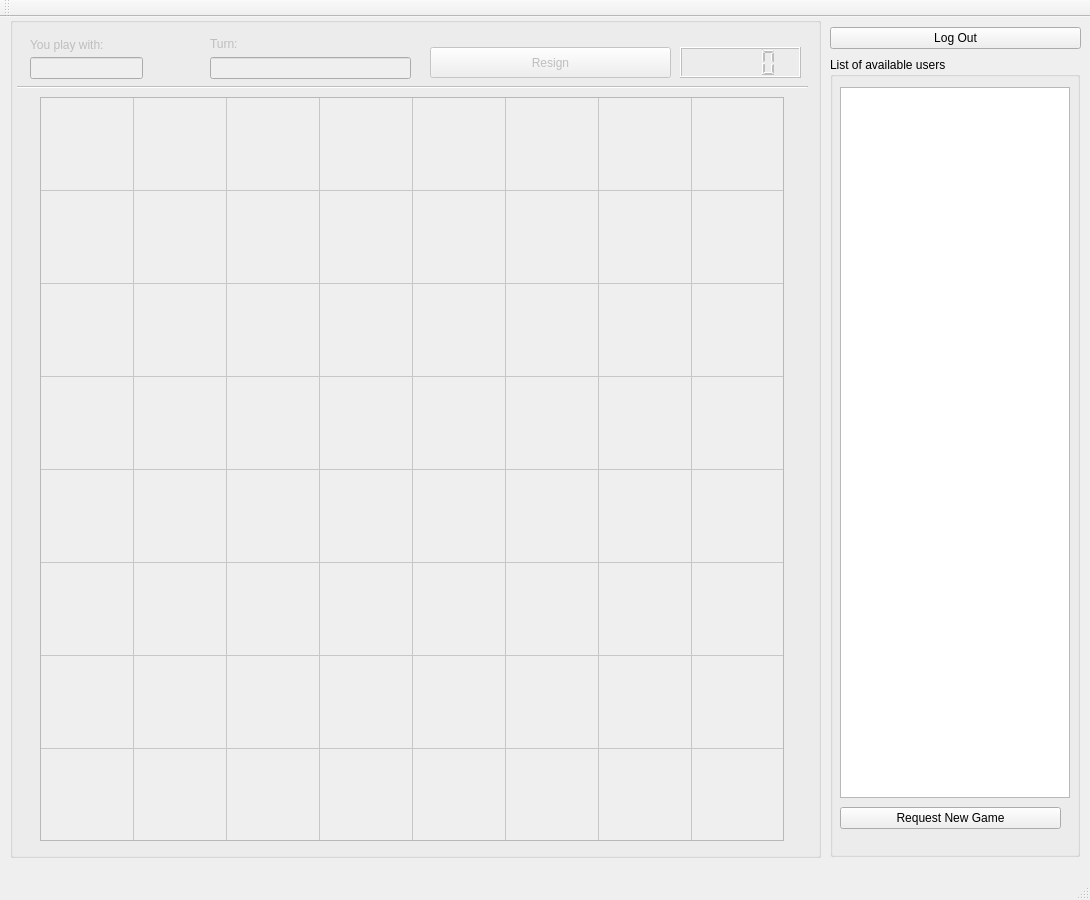
<?xml version="1.0" encoding="UTF-8"?>
<ui version="4.0">
 <class>MainWindow</class>
 <widget class="QMainWindow" name="MainWindow">
  <property name="geometry">
   <rect>
    <x>0</x>
    <y>0</y>
    <width>1090</width>
    <height>900</height>
   </rect>
  </property>
  <property name="minimumSize">
   <size>
    <width>1090</width>
    <height>900</height>
   </size>
  </property>
  <property name="maximumSize">
   <size>
    <width>1090</width>
    <height>900</height>
   </size>
  </property>
  <property name="windowTitle">
   <string>MainWindow</string>
  </property>
  <widget class="QWidget" name="centralWidget">
   <widget class="QGroupBox" name="gB_AvailablePlayers">
    <property name="geometry">
     <rect>
      <x>830</x>
      <y>40</y>
      <width>250</width>
      <height>800</height>
     </rect>
    </property>
    <property name="title">
     <string>List of available users</string>
    </property>
    <widget class="QTableWidget" name="tW_availablePlayers">
     <property name="geometry">
      <rect>
       <x>10</x>
       <y>30</y>
       <width>230</width>
       <height>711</height>
      </rect>
     </property>
     <property name="focusPolicy">
      <enum>Qt::NoFocus</enum>
     </property>
     <property name="editTriggers">
      <set>QAbstractItemView::NoEditTriggers</set>
     </property>
     <property name="selectionMode">
      <enum>QAbstractItemView::SingleSelection</enum>
     </property>
     <property name="selectionBehavior">
      <enum>QAbstractItemView::SelectRows</enum>
     </property>
     <property name="sortingEnabled">
      <bool>true</bool>
     </property>
     <attribute name="horizontalHeaderCascadingSectionResizes">
      <bool>true</bool>
     </attribute>
     <attribute name="horizontalHeaderDefaultSectionSize">
      <number>115</number>
     </attribute>
    </widget>
    <widget class="QPushButton" name="pB_requestNewGame">
     <property name="geometry">
      <rect>
       <x>10</x>
       <y>750</y>
       <width>221</width>
       <height>22</height>
      </rect>
     </property>
     <property name="text">
      <string>Request New Game</string>
     </property>
    </widget>
   </widget>
   <widget class="QPushButton" name="pB_logout">
    <property name="geometry">
     <rect>
      <x>830</x>
      <y>10</y>
      <width>251</width>
      <height>22</height>
     </rect>
    </property>
    <property name="text">
     <string>Log Out</string>
    </property>
   </widget>
   <widget class="QGroupBox" name="gB_board">
    <property name="enabled">
     <bool>false</bool>
    </property>
    <property name="geometry">
     <rect>
      <x>10</x>
      <y>0</y>
      <width>811</width>
      <height>841</height>
     </rect>
    </property>
    <property name="title">
     <string/>
    </property>
    <widget class="Line" name="line">
     <property name="geometry">
      <rect>
       <x>7</x>
       <y>60</y>
       <width>791</width>
       <height>20</height>
      </rect>
     </property>
     <property name="orientation">
      <enum>Qt::Horizontal</enum>
     </property>
    </widget>
    <widget class="QTableWidget" name="tW_board">
     <property name="geometry">
      <rect>
       <x>30</x>
       <y>80</y>
       <width>744</width>
       <height>744</height>
      </rect>
     </property>
     <property name="verticalScrollBarPolicy">
      <enum>Qt::ScrollBarAlwaysOff</enum>
     </property>
     <property name="horizontalScrollBarPolicy">
      <enum>Qt::ScrollBarAlwaysOff</enum>
     </property>
     <property name="autoScroll">
      <bool>false</bool>
     </property>
     <property name="autoScrollMargin">
      <number>0</number>
     </property>
     <property name="editTriggers">
      <set>QAbstractItemView::NoEditTriggers</set>
     </property>
     <property name="tabKeyNavigation">
      <bool>false</bool>
     </property>
     <property name="showDropIndicator" stdset="0">
      <bool>false</bool>
     </property>
     <property name="dragDropOverwriteMode">
      <bool>false</bool>
     </property>
     <property name="selectionMode">
      <enum>QAbstractItemView::NoSelection</enum>
     </property>
     <property name="textElideMode">
      <enum>Qt::ElideMiddle</enum>
     </property>
     <property name="showGrid">
      <bool>true</bool>
     </property>
     <property name="wordWrap">
      <bool>true</bool>
     </property>
     <property name="rowCount">
      <number>8</number>
     </property>
     <property name="columnCount">
      <number>8</number>
     </property>
     <attribute name="horizontalHeaderVisible">
      <bool>false</bool>
     </attribute>
     <attribute name="horizontalHeaderCascadingSectionResizes">
      <bool>false</bool>
     </attribute>
     <attribute name="horizontalHeaderDefaultSectionSize">
      <number>93</number>
     </attribute>
     <attribute name="horizontalHeaderMinimumSectionSize">
      <number>0</number>
     </attribute>
     <attribute name="verticalHeaderVisible">
      <bool>false</bool>
     </attribute>
     <attribute name="verticalHeaderDefaultSectionSize">
      <number>93</number>
     </attribute>
     <attribute name="verticalHeaderHighlightSections">
      <bool>true</bool>
     </attribute>
     <attribute name="verticalHeaderMinimumSectionSize">
      <number>80</number>
     </attribute>
     <row/>
     <row/>
     <row/>
     <row/>
     <row/>
     <row/>
     <row/>
     <row/>
     <column/>
     <column/>
     <column/>
     <column/>
     <column/>
     <column/>
     <column/>
     <column/>
     <item row="0" column="0">
      <property name="text">
       <string notr="true"/>
      </property>
      <property name="textAlignment">
       <set>AlignCenter</set>
      </property>
      <property name="flags">
       <set>ItemIsEnabled</set>
      </property>
     </item>
    </widget>
    <widget class="QLCDNumber" name="lcd_time">
     <property name="geometry">
      <rect>
       <x>670</x>
       <y>30</y>
       <width>121</width>
       <height>31</height>
      </rect>
     </property>
    </widget>
    <widget class="QPushButton" name="pB_resign">
     <property name="geometry">
      <rect>
       <x>420</x>
       <y>30</y>
       <width>241</width>
       <height>31</height>
      </rect>
     </property>
     <property name="text">
      <string>Resign</string>
     </property>
    </widget>
    <widget class="QLabel" name="label">
     <property name="geometry">
      <rect>
       <x>20</x>
       <y>20</y>
       <width>121</width>
       <height>16</height>
      </rect>
     </property>
     <property name="text">
      <string>You play with:</string>
     </property>
    </widget>
    <widget class="QLineEdit" name="lE_yourColor">
     <property name="geometry">
      <rect>
       <x>20</x>
       <y>40</y>
       <width>113</width>
       <height>22</height>
      </rect>
     </property>
     <property name="readOnly">
      <bool>true</bool>
     </property>
    </widget>
    <widget class="QLineEdit" name="lE_whoseTurn">
     <property name="geometry">
      <rect>
       <x>200</x>
       <y>40</y>
       <width>201</width>
       <height>22</height>
      </rect>
     </property>
     <property name="readOnly">
      <bool>true</bool>
     </property>
    </widget>
    <widget class="QLabel" name="label_2">
     <property name="geometry">
      <rect>
       <x>200</x>
       <y>20</y>
       <width>59</width>
       <height>14</height>
      </rect>
     </property>
     <property name="text">
      <string>Turn:</string>
     </property>
    </widget>
   </widget>
  </widget>
  <widget class="QMenuBar" name="menuBar">
   <property name="geometry">
    <rect>
     <x>0</x>
     <y>0</y>
     <width>1090</width>
     <height>19</height>
    </rect>
   </property>
  </widget>
  <widget class="QToolBar" name="mainToolBar">
   <attribute name="toolBarArea">
    <enum>TopToolBarArea</enum>
   </attribute>
   <attribute name="toolBarBreak">
    <bool>false</bool>
   </attribute>
  </widget>
  <widget class="QStatusBar" name="statusBar"/>
 </widget>
 <layoutdefault spacing="6" margin="11"/>
 <resources/>
 <connections/>
</ui>
